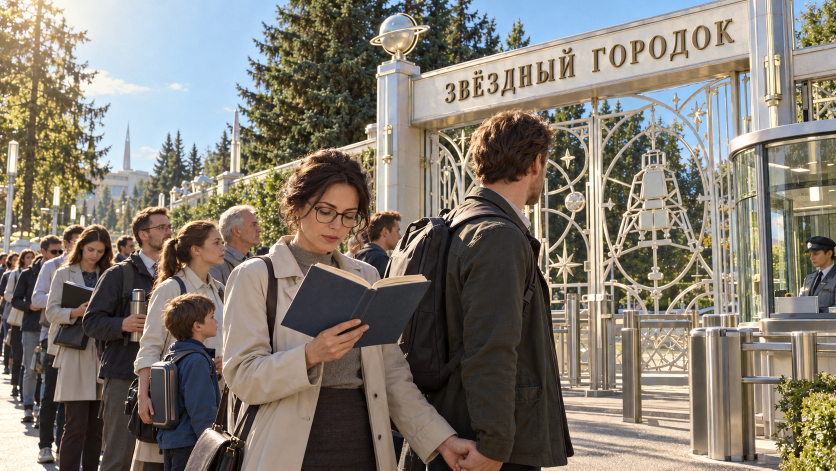
#> input picture assets/gen/s6_gpt3_b_0.png, 1672 x 941 px (shown at 1/2 size)
$ python _s6_c1_tight.py
#> lines starting #> are read from the running program, lines starting #| are printed output that depends on the picture
### _s6_clock_ab.py
# -*- coding: utf-8 -*-
"""Электронное табло-часы (диегетическое): семь сегментов, тёмная панель, тёплое свечение.
Проба размещения на плашке S6-B — 3 кандидата, лист-выборка (0 ₽, без генерации)."""
import os
from PIL import Image, ImageDraw, ImageFilter

HERE = os.path.dirname(os.path.abspath(__file__))

# сегменты: a верх, b верх-право, c низ-право, d низ, e низ-лево, f верх-лево, g середина
SEG = {
    '0': 'abcdef', '1': 'bc', '2': 'abged', '3': 'abgcd', '4': 'fgbc',
    '5': 'afgcd', '6': 'afgedc', '7': 'abc', '8': 'abcdefg', '9': 'abcfgd',
    ':': '',
}


def seg_poly(x, y, w, h, seg, t):
    """Полигон сегмента в рамке (x,y,w,h); t — толщина."""
    g = t * 0.42
    m = t / 2.0
    if seg == 'a':
        return [(x + m, y + m), (x + w - m, y + m), (x + w - m - t, y + t), (x + m + t, y + t)]
    if seg == 'd':
        return [(x + m + t, y + h - t), (x + w - m - t, y + h - t), (x + w - m, y + h - m), (x + m, y + h - m)]
    if seg == 'g':
        return [(x + m + t, y + h / 2 - g), (x + w - m - t, y + h / 2 - g),
                (x + w - m - t, y + h / 2 + g), (x + m + t, y + h / 2 + g)]
    if seg == 'f':
        return [(x + m, y + m), (x + t, y + t), (x + t, y + h / 2 - g), (x + m, y + h / 2 - g * 0.6)]
    if seg == 'b':
        return [(x + w - m, y + m), (x + w - t, y + t), (x + w - t, y + h / 2 - g),
                (x + w - m, y + h / 2 - g * 0.6)]
    if seg == 'e':
        return [(x + m, y + h / 2 + g * 0.6), (x + t, y + h / 2 + g), (x + t, y + h - t), (x + m, y + h - m)]
    if seg == 'c':
        return [(x + w - m, y + h / 2 + g * 0.6), (x + w - t, y + h / 2 + g),
                (x + w - t, y + h - t), (x + w - m, y + h - m)]
    return []


def draw_led_text(d, x, y, h, text, color, t_ratio=0.16):
    """Рисует текст семисегментными цифрами; возвращает ширину."""
    t = max(2, int(h * t_ratio))
    w = h * 0.56
    gap = h * 0.20
    cx = x
    for ch in text:
        if ch == ':':
            r = t * 0.75
            d.ellipse([cx + gap * 0.2, y + h * 0.28 - r, cx + gap * 0.2 + 2 * r, y + h * 0.28 + r], fill=color)
            d.ellipse([cx + gap * 0.2, y + h * 0.66 - r, cx + gap * 0.2 + 2 * r, y + h * 0.66 + r], fill=color)
            cx += gap + t * 1.2
            continue
        for s in SEG.get(ch, ''):
            d.polygon(seg_poly(cx, y, w, h, s, t), fill=color)
        cx += w + gap
    return cx - x - gap


def clock(base, box, text='06:07', color=(255, 96, 60)):
    """Панель-табло в box (x0,y0,x1,y1) с LED-цифрами и мягким свечением."""
    x0, y0, x1, y1 = box
    w, h = x1 - x0, y1 - y0
    pad = int(h * 0.16)
    # свечение позади
    glow = Image.new('RGBA', base.size, (0, 0, 0, 0))
    ImageDraw.Draw(glow).rounded_rectangle([x0 - pad, y0 - pad, x1 + pad, y1 + pad],
                                           radius=int(h * 0.2), fill=color + (70,))
    glow = glow.filter(ImageFilter.GaussianBlur(int(h * 0.28)))
    base = Image.alpha_composite(base.convert('RGBA'), glow).convert('RGB')
    d = ImageDraw.Draw(base)
    d.rounded_rectangle([x0, y0, x1, y1], radius=int(h * 0.16), fill=(16, 17, 20))
    d.rounded_rectangle([x0, y0, x1, y1], radius=int(h * 0.16), outline=(58, 60, 66), width=max(1, int(h * 0.05)))
    th = int(h * 0.52)
    tw = draw_led_text(d, 0, -1000, th, '00:00', color)  # измерить ширину
    x = x0 + (w - tw) / 2
    draw_led_text(d, x, y0 + (h - th) / 2, th, text, color)
    return base


# [34 lines left out: function preview, not called in this run]


# [2 lines that do not run on import are left out]

### _s6_c1_tight.py
# -*- coding: utf-8 -*-
"""Очень крупный кроп вокруг табло C1 (4x) — честно посмотреть, как оно «сидит» на будке."""
import os
from PIL import Image

HERE = os.path.dirname(os.path.abspath(__file__))
import _s6_clock_ab as C

BOX = (1898, 322, 2108, 412)
plate = Image.open(os.path.join(HERE, 'assets', 'gen', 's6_gpt3_b_0.png')).convert('RGB')
#> plate is the input picture: PIL image 1672x941 RGB; mean R, G, B 130.1, 123, 112.6
plate = plate.resize((2400, 1350), Image.LANCZOS)
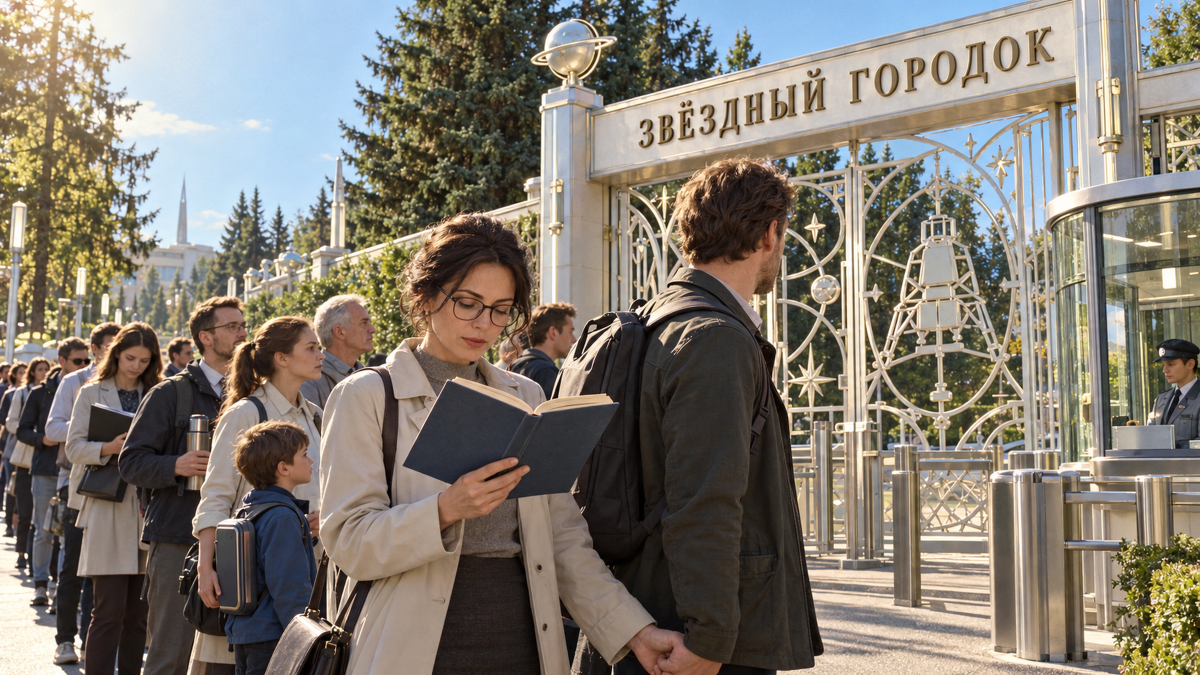
#> plate: PIL image 2400x1350 RGB (shown at 1/2 size); mean R, G, B 130.1, 123, 112.6
full = C.clock(plate.copy(), BOX)
#> in clock, `glow = Image.new('RGBA', base.size, (0, 0, 0, 0))`: glow: PIL image 2400x1350 RGBA; every value is 0
#> in clock, `ImageDraw.Draw(glow).rounded_rectangle([x0 - pad, y0 - pad, x1 + pad, ..`:
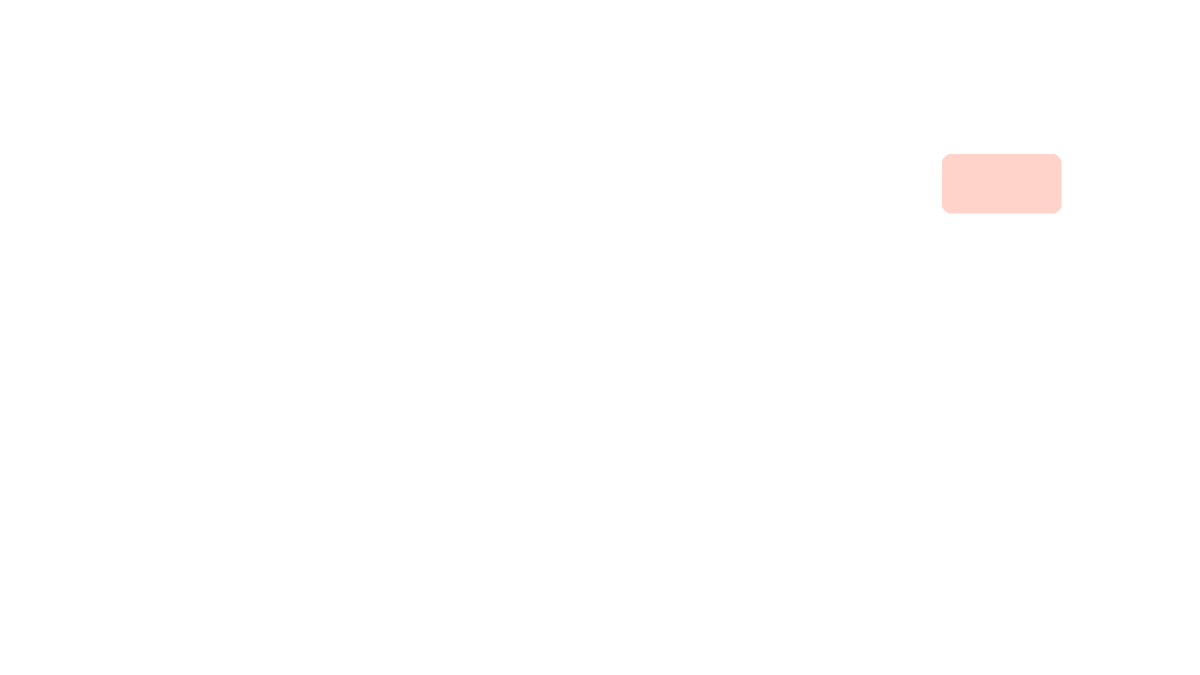
#> glow: PIL image 2400x1350 RGBA (shown at 1/2 size); mean R, G, B, A 2.2, 0.8, 0.5, 0.6; transparent parts drawn white
#> in clock, `tw = draw_led_text(d, 0, -1000, th, '00:00', color)`: tw = 148.2
#> in clock, `x = x0 + (w - tw) / 2`: x = 1928.9
#> the loop in draw_led_text (call 2), `for ch in text:` made 5 passes
#> cx on passes 1 to 5: 1963.8, 1998.8, 2016.4, 2051.4, 2086.3
c = full.crop((1780, 210, 2280, 520))
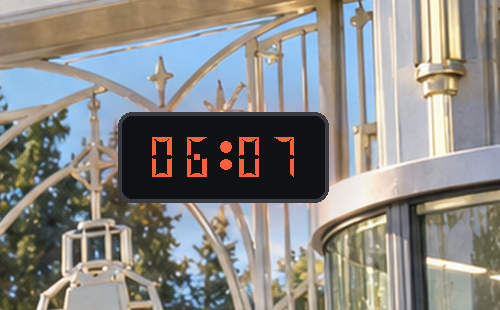
#> c: PIL image 500x310 RGB; mean R, G, B 137.4, 135.9, 131.8
c = c.resize((c.width * 4, c.height * 4), Image.LANCZOS)
#> c: PIL image 2000x1240 RGB
p = os.path.join(HERE, 'assets', 'review', '_s6_c1_tight.png')
c.save(p)
print(p, c.size)
#| assets/review/_s6_c1_tight.png (2000, 1240)

$ run again, with assets/gen/bg_reception_vn_0.png copied over assets/gen/s6_gpt3_b_0.png
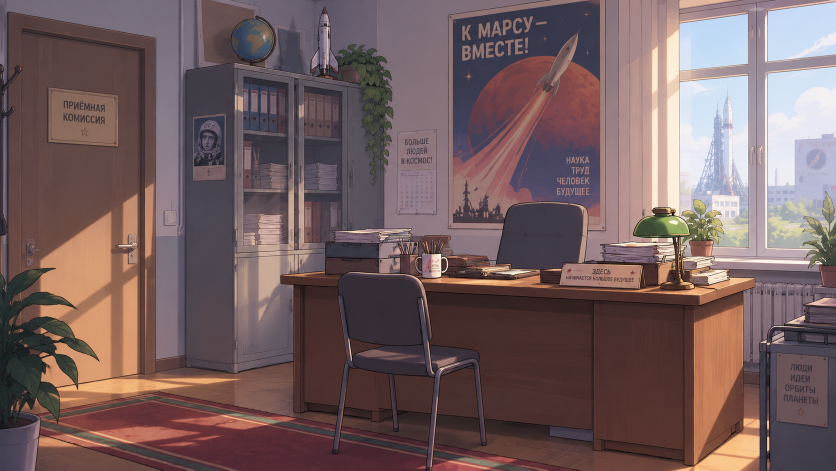
#> input picture assets/gen/bg_reception_vn_0.png, 1672 x 941 px (shown at 1/2 size)
#> plate is the input picture: PIL image 1672x941 RGB; mean R, G, B 116.3, 94.6, 95.4
#> plate: PIL image 2400x1350 RGB
#> tw = 148.2
#> x = 1928.9
#> the loop in draw_led_text (call 2), `for ch in text:` made 5 passes
#> cx on passes 1 to 5: 1963.8, 1998.8, 2016.4, 2051.4, 2086.3
#> `c = full.crop((1780, 210, 2280, 520))`:
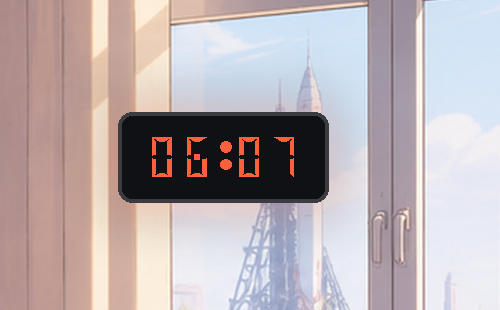
#> c: PIL image 500x310 RGB; mean R, G, B 184.8, 173.8, 176.5
#| assets/review/_s6_c1_tight.png (2000, 1240)

$ run again, with assets/gen/kate_overalls_0.png copied over assets/gen/s6_gpt3_b_0.png
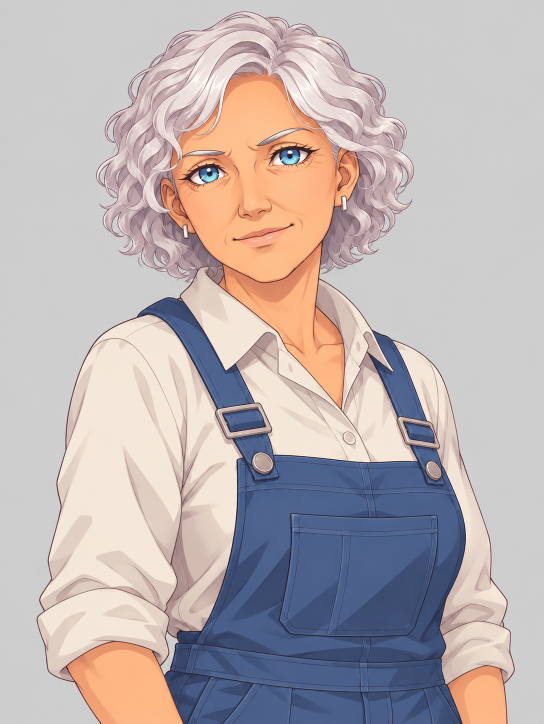
#> input picture assets/gen/kate_overalls_0.png, 1087 x 1447 px (shown at 1/2 size)
#> plate is the input picture: PIL image 1087x1447 RGB; mean R, G, B 188.1, 177.9, 177.9
#> `plate = plate.resize((2400, 1350), Image.LANCZOS)`:
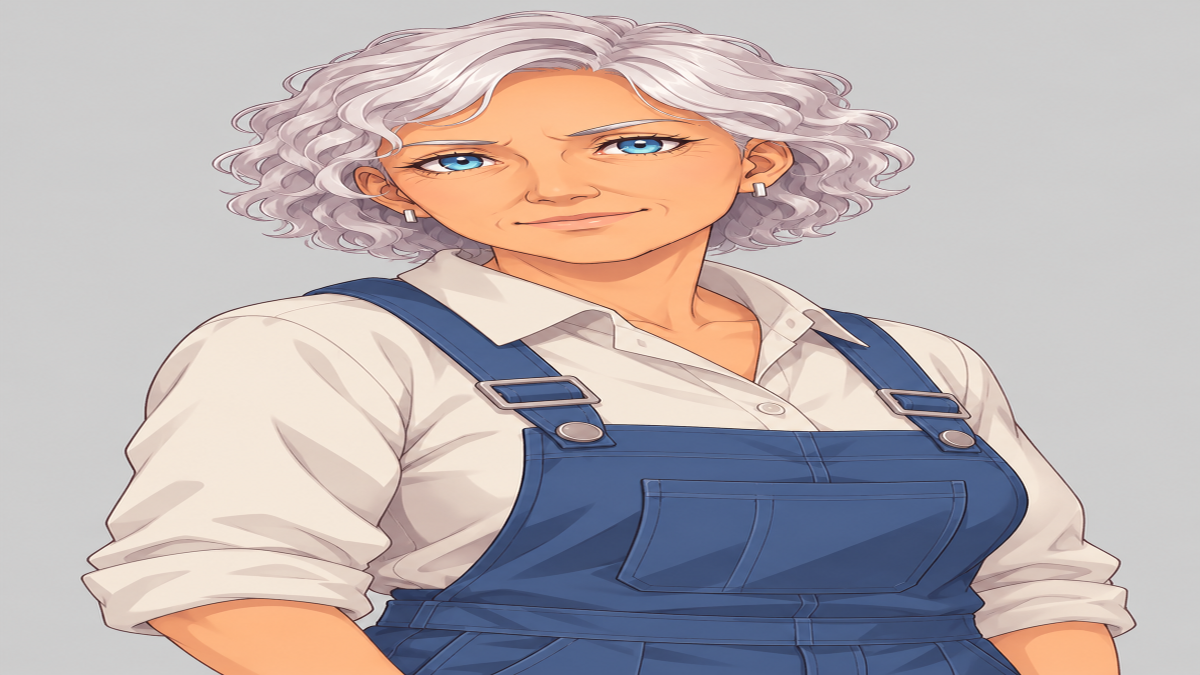
#> plate: PIL image 2400x1350 RGB (shown at 1/2 size); mean R, G, B 188.1, 177.9, 177.9
#> tw = 148.2
#> x = 1928.9
#> the loop in draw_led_text (call 2), `for ch in text:` made 5 passes
#> cx on passes 1 to 5: 1963.8, 1998.8, 2016.4, 2051.4, 2086.3
#> `c = full.crop((1780, 210, 2280, 520))`:
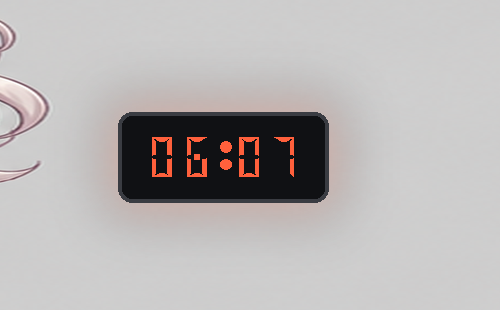
#> c: PIL image 500x310 RGB; mean R, G, B 183, 179.4, 179.2
#| assets/review/_s6_c1_tight.png (2000, 1240)

$ run again, with assets/gen/kate_reception_0.png copied over assets/gen/s6_gpt3_b_0.png
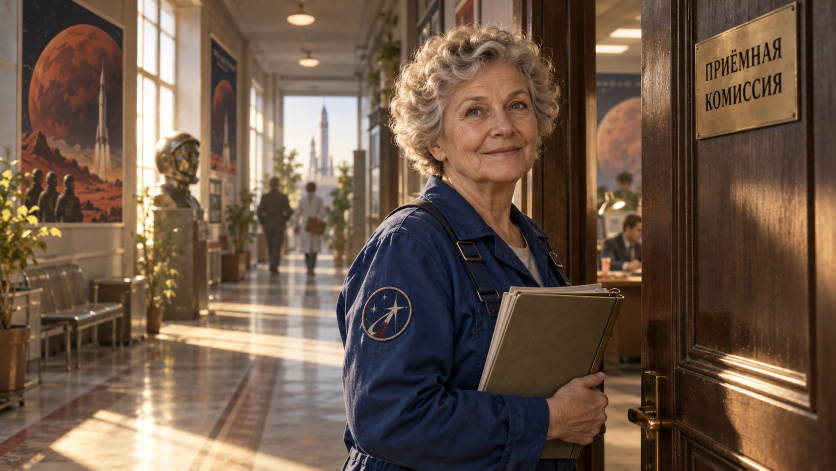
#> input picture assets/gen/kate_reception_0.png, 1672 x 941 px (shown at 1/2 size)
#> plate is the input picture: PIL image 1672x941 RGB; mean R, G, B 109.7, 88.4, 72.3
#> plate: PIL image 2400x1350 RGB
#> tw = 148.2
#> x = 1928.9
#> the loop in draw_led_text (call 2), `for ch in text:` made 5 passes
#> cx on passes 1 to 5: 1963.8, 1998.8, 2016.4, 2051.4, 2086.3
#> `c = full.crop((1780, 210, 2280, 520))`:
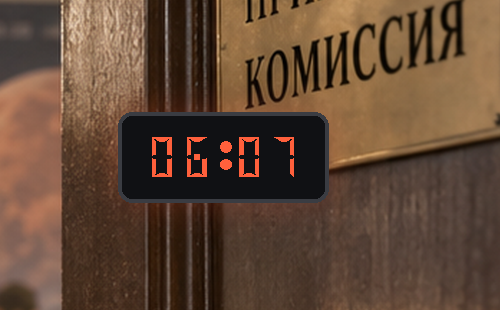
#> c: PIL image 500x310 RGB; mean R, G, B 97.2, 71.8, 53.9
#| assets/review/_s6_c1_tight.png (2000, 1240)
